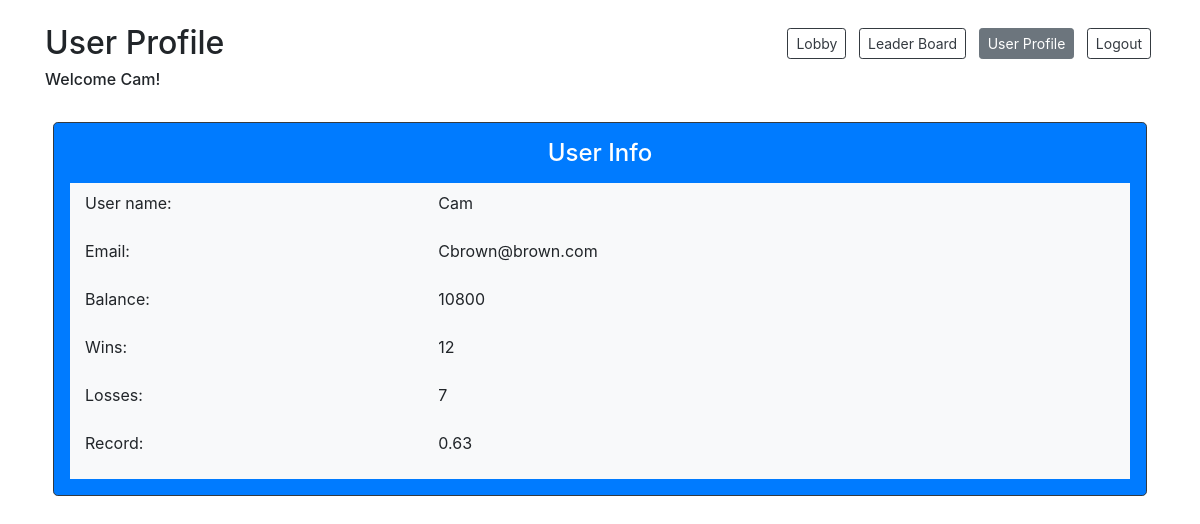
Page /user-profile (signed in) on the committed database.
### models.py (models this page shows)
class User(db.Model):
    __tablename__ = "users"
    id = db.Column(db.Integer, primary_key=True)
    user_name = db.Column(db.String(255))
    email = db.Column(db.String(255))
    password = db.Column(db.String(255))
    balance = db.Column(db.Integer)
    photo = db.Column(db.BLOB)
    current_game_id = db.Column(db.Integer, db.ForeignKey("games.id"), nullable=True)  # is null if not currently in a game
    current_game = db.relationship("Game", foreign_keys=[current_game_id], backref="game_users")
    created_at = db.Column(db.DateTime, server_default=func.now())
    updated_at = db.Column(db.DateTime, server_default=func.now(), onupdate=func.now())

### controller.py (the view)
def user_profile():
    if 'user_id' in session:
        user = getUser(session['user_id'])
        if user:
            user_info = getUserProfile(user)
            return render_template('user-profile.html', user = user_info)
    return redirect('/login-registration')

### utilities.py (called while the page is built)
def getUser(user_id):
    user = User.query.get(user_id)
    return user

def getUserProfile(user):
    info = {}
    info['user_name'] = user.user_name
    info['email'] = user.email
    info['balance'] = user.balance
    result = Player.query.join(User).with_entities(func.count(Player.result).label('wins')).filter(Player.result==2, Player.player_id==user.id).first()
    if result:
        info['wins'] = result.wins
    else:
        info['wins'] = 0
    result = Player.query.join(User).with_entities(func.count(Player.result).label('losses')).filter(Player.result==3, User.id==user.id).group_by(User.id).first()
    if result:
        info['losses'] = result.losses
    else:
        info['losses'] = 0
    return info

### templates/user-profile.html (shortened to what this page needs)
<!DOCTYPE html>
<html lang="en">
<head>
    <link href="https://stackpath.bootstrapcdn.com/bootstrap/4.4.1/css/bootstrap.min.css" rel="stylesheet">
</head>
<body>
    <div class="container bg-white">
        <div class="row justify-content-between mt-4 mb-2">
            <div class="col-auto">
                <h2>User Profile</h2>
                <h6>Welcome {{user.user_name}}!</h6>
            </div>
            <div class="col-auto">
                <a href="/lobby" class="col-auto btn btn-outline-dark btn-sm mx-1 mt-1 mb-3">Lobby</a>
                <a href="/leaderboard" class="col-auto btn btn-outline-dark btn-sm mx-1 mt-1 mb-3">Leader Board</a>
                <a href="#" class="inactive col-auto btn btn-secondary btn-sm mx-1 mt-1 mb-3">User Profile</a>
                <a href="/logout-action" class="col-auto btn btn-outline-dark btn-sm mx-1 mt-1 mb-3">Logout</a>
            </div>
        </div>
        <div class="row bg-primary border border-dark rounded-lg p-3 mt-4 mx-2">
            <div class="col-12">
                <h4 class="pb-2 pt-0 text-center text-white">User Info</h4>
            </div>
            <div class="col-12 bg-light">
                <div class="row mb-2 mt-2 align-items-left">
                    <p class="col-3">User name: </p>
                    <div class="col-1"></div>
                    <p class="col-3">{{user.user_name}}</p>
                </div>
                <div class="row mb-2 align-items-left">
                    <p class="col-3">Email: </p>
                    <div class="col-1"></div>
                    <p class="col-3">{{user.email}}</p>
                </div>
                <div class="row mb-2 align-items-left">
                    <p class="col-3">Balance: </p>
                    <div class="col-1"></div>
                    <p class="col-3">{{user.balance}}</p>
                </div>
                <div class="row mb-2 align-items-left">
                    <p class="col-3">Wins: </p>
                    <div class="col-1"></div>
                    <p class="col-3">{{user.wins}}</p>
                </div>
                <div class="row mb-2 align-items-left">
                    <p class="col-3">Losses: </p>
                    <div class="col-1"></div>
                    <p class="col-3">{{user.losses}}</p>
                </div>
                <div class="row mb-2 align-items-left">
                    <p class="col-3">Record: </p>
                    <div class="col-1"></div>
                    {% if user.wins or user.losses %}
                    <p class="col-3">{{'%0.2f'| format(user.wins/(user.wins+user.losses))}}</p>
                    {% endif %}
                </div>
            </div>
        </div>
    </div>
</body>
</html>

### rows in the picture
User: user_name "Cam", email "Cbrown@brown.com", balance "10800"

### other values in the picture
{{ user.wins }} "12"
{{ user.losses }} "7"
{{ '%0.2f'| format(user.wins/(user.wins+user.losses)) }} "0.63"
